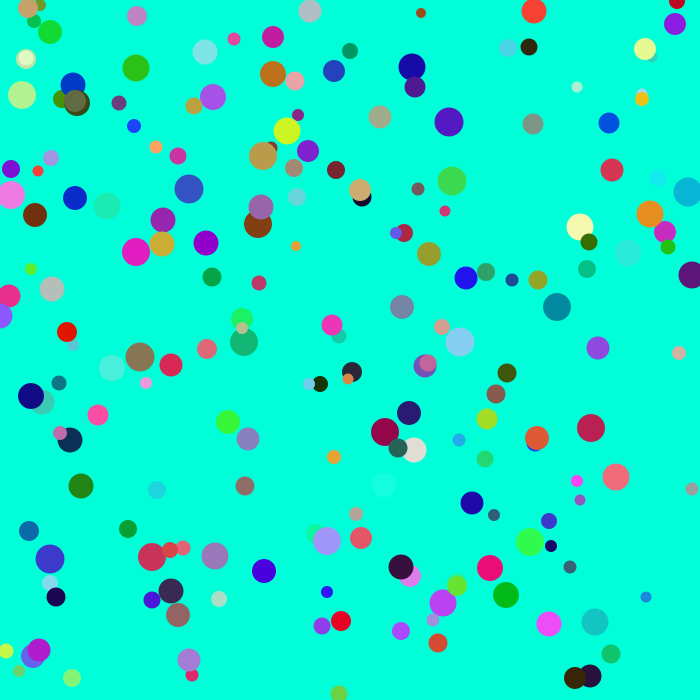
Frame 1 (no input)
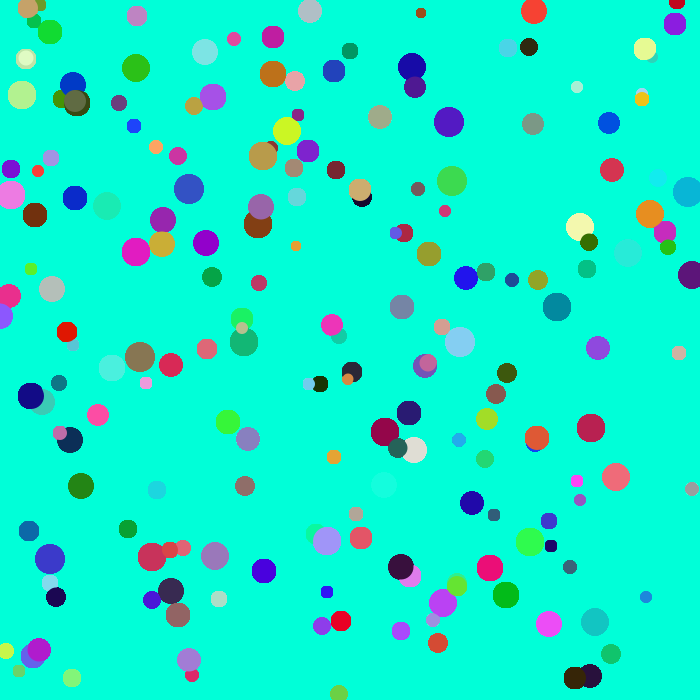
Frame 60 (the mouse pressed at the canvas centre just before this capture)
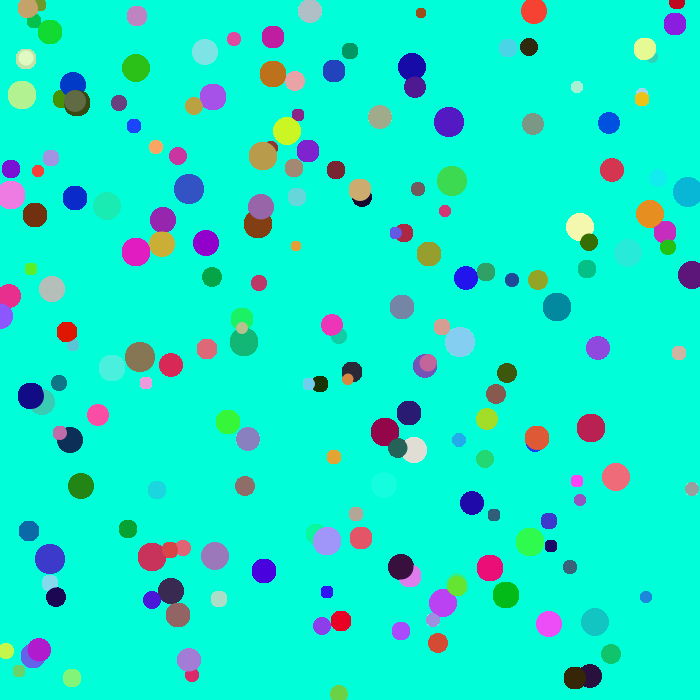
Frame 120 (the mouse held since frame 60 and released just before this capture)

The Processing sketch that drew these frames (run headless with seeded random() and noise(); from frame 60 on, the mouse is pressed at the canvas centre):

// Processing sketch: processing_105858
// ── processing_105858.pde

int ballNum = 200;

int xBall[] = new int [ballNum];
int yBall[] = new int [ballNum];
int ballSize[] = new int [ballNum];

color ballColor[] = new color [ballNum];

void setup () {
  background(0, 255, 216);
  size(700, 700);
  noStroke();
  smooth();


  for (int i = 0; i < ballNum; i++) {
    xBall[i] = int(random(0, width));
    yBall[i] = int(random(0, height));
    ballSize[i] = int(random (10, 30));
    ballColor[i] = color(random(0, 255), random(0, 255), random(0, 255));
  }
}
void draw() {





  for (int i = 0; i < ballNum; i++) {
    if (dist(mouseX, mouseY, xBall[i], yBall[i]) < ballSize[i]/2) {
      if (mousePressed) {
        xBall[i] = mouseX;
        yBall[i] = mouseY;
        ballColor[i] = color(random( 0 , 255), random(0, 255), random(0, 255), random(95, 100));
        ballSize[i] = 200;
        stroke(246, 0, 255);
        strokeWeight(1);
      }
    }
  }

  for (int i = 0; i < ballNum; i++) {
    fill(ballColor[i]);
    ellipse(xBall[i], yBall[i], ballSize[i], ballSize[i]);
  }
}
